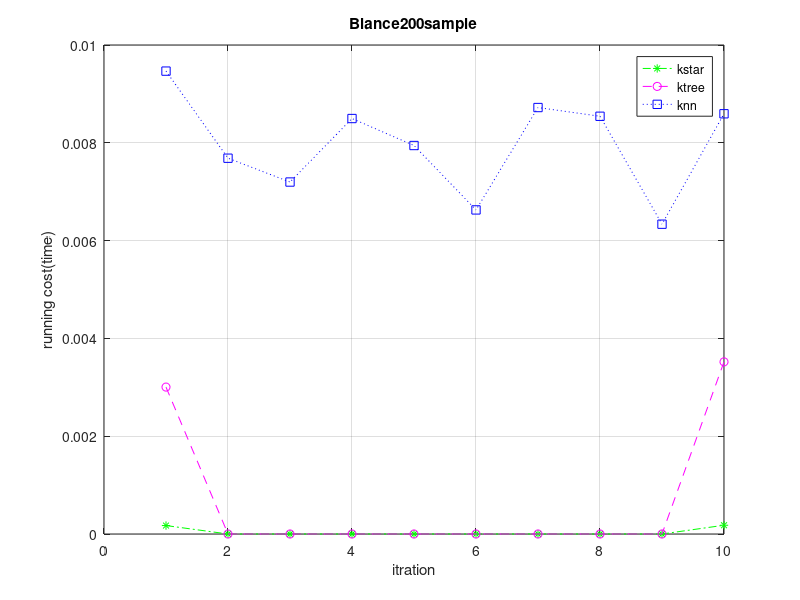

The MATLAB source for this figure:
title('Balance')
aaaa=load('timebalancekstar.mat');
timekstartree=aaaa.timeT;
aa=load('timeknnbalance.mat');
timeknn=aa.timeT;
aaa=load('timektreebalance.mat')
timektree=aaa.timeT;
plot(1:10,timekstartree(1,:),'-.g*','DisplayName','kstar');
hold on;
plot(1:10,timektree(1,:),'--mo','DisplayName','ktree');
plot(1:10,timeknn,':bs','DisplayName','knn');
xlabel('itration') % x-axis label
ylabel('running cost(time)') % y-axis label
hold on;


grid on;
title('Blance200sample')
xlabel('itration') % x-axis label
ylabel('running cost(time)') % y-axis label
legend('show');